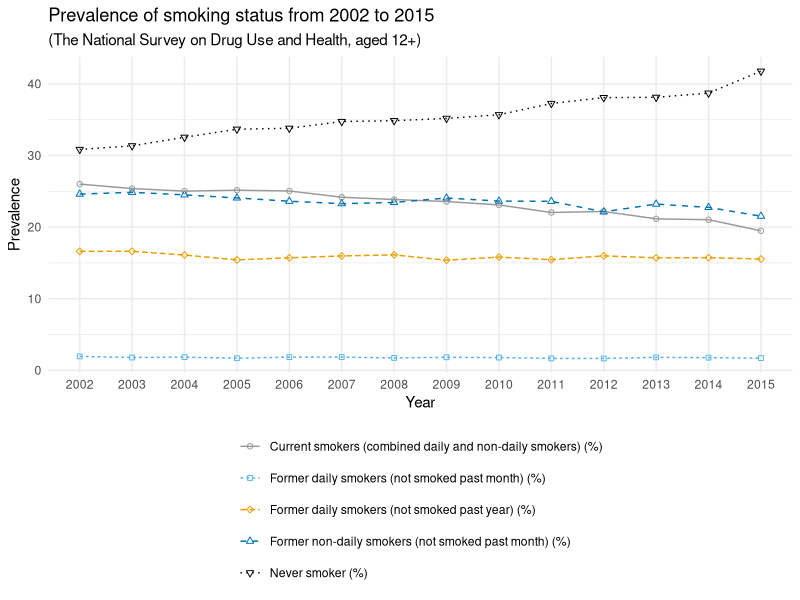
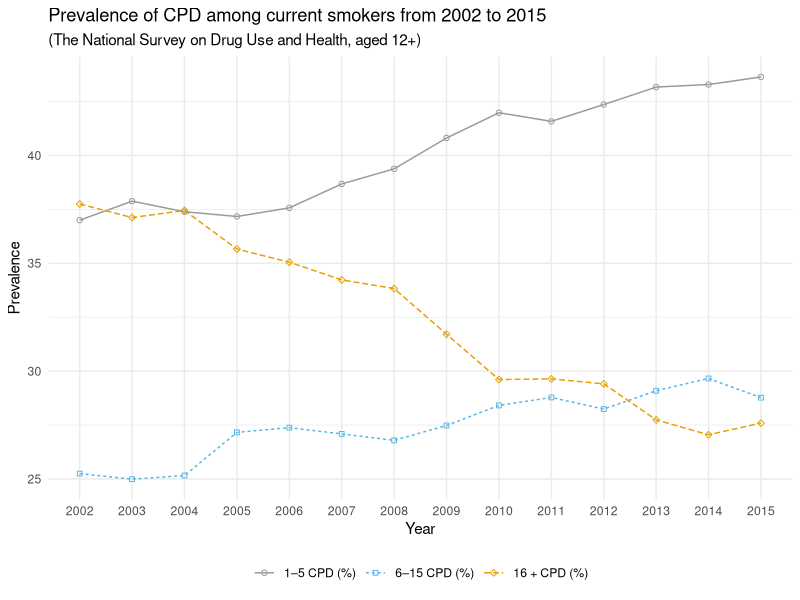
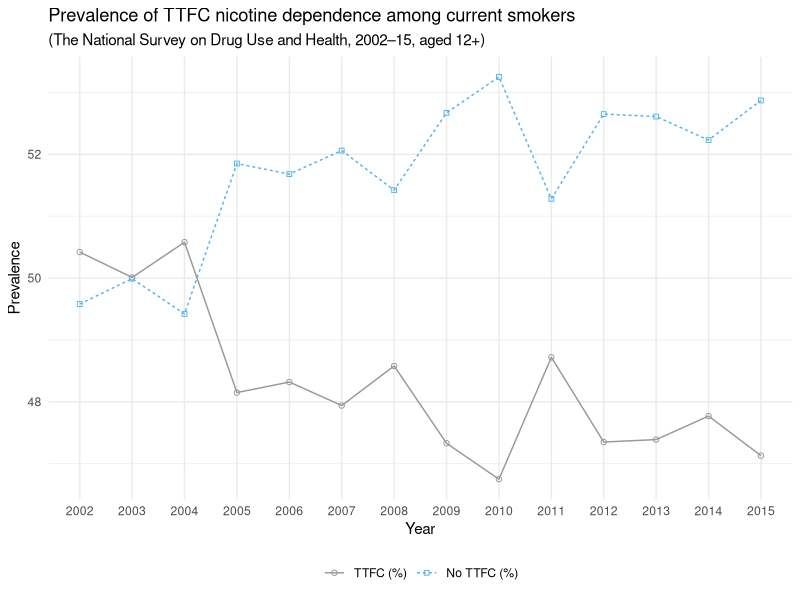
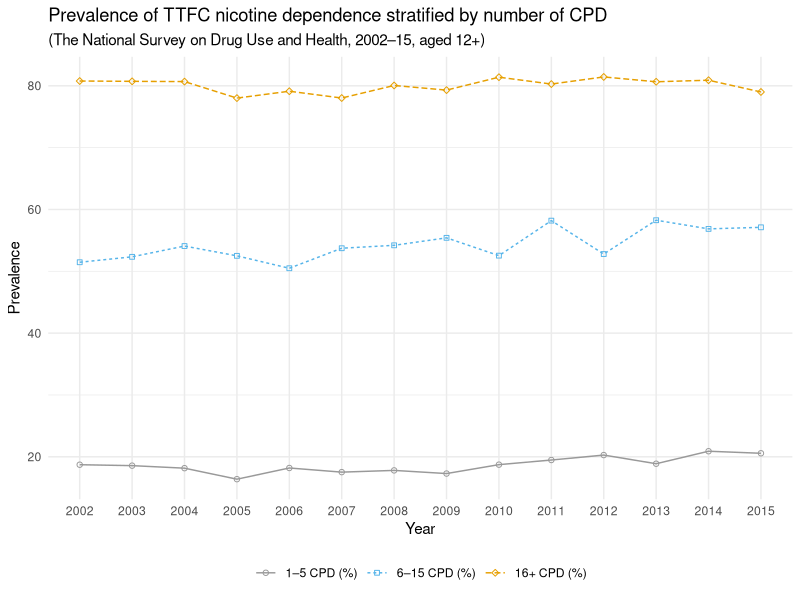

Generate these figures, in order, with R:
## ---- chunk 1
knitr::opts_chunk$set(fig.align = "center")
knitr::opts_chunk$set(results = "hold")
## ---- chunk 2
library(readr, warn.conflicts = FALSE)
library(tidyr, warn.conflicts = FALSE)
library(ggplot2, warn.conflicts = FALSE)
library(dplyr, warn.conflicts = FALSE)
## ---- chunk 3
table_1 <- read_csv("GoodwinTable1.csv", col_types = "cdddddddddddddd")
table_2 <- read_csv("GoodwinTable2.csv", col_types = "cdddddddddddddd")
table_3 <- read_csv("GoodwinTable3.csv", col_types = "cdddddddddddddd")
## ---- chunk 4
colors <- c("#999999", "#56B4E9", "#E69F00", "#0072B2", "#000000")
shapes <- c(21:25)
## ---- chunk 5
table_1 %>%
  gather("Year", "Prevalence", 2:15) %>%
  ggplot(aes(Year, Prevalence, color = `Smoking status`)) +
  geom_point(aes(shape = `Smoking status`)) +
  geom_line(aes(group = `Smoking status`, linetype = `Smoking status`)) +
  guides(color = guide_legend(ncol = 1)) +
  scale_color_manual(values = colors) +
  scale_shape_manual(values = shapes) +
  theme_minimal() +
  theme(legend.position = "bottom", legend.title = element_blank()) +
  ggtitle("Prevalence of smoking status from 2002 to 2015",
          subtitle = "(The National Survey on Drug Use and Health, aged 12+)")
## ---- chunk 6
table_2 %>%
  gather("Year", "Prevalence", 2:15) %>%
  mutate(CPD = factor(CPD, levels = unique(CPD))) %>%
  ggplot(aes(Year, Prevalence, color = CPD)) +
  geom_point(aes(shape = CPD)) +
  geom_line(aes(group = CPD, linetype = CPD)) +
  scale_color_manual(values = colors) +
  scale_shape_manual(values = shapes) +
  theme_minimal() +
  theme(legend.position = "bottom", legend.title = element_blank()) +
  ggtitle("Prevalence of CPD among current smokers from 2002 to 2015",
          subtitle = "(The National Survey on Drug Use and Health, aged 12+)")
## ---- chunk 7
subtitle <- "(The National Survey on Drug Use and Health, 2002–15, aged 12+)"

table_3 %>%
  gather("Year", "Prevalence", 2:15) %>%
  filter(`Current smokers` == "TTFC (%)" |
           `Current smokers` == "No TTFC (%)") %>%
  mutate(`Current smokers` = factor(`Current smokers`,
                                    levels = unique(`Current smokers`))) %>%
  ggplot(aes(Year, Prevalence, color = `Current smokers`)) +
  geom_point(aes(shape = `Current smokers`)) +
  geom_line(aes(group = `Current smokers`, linetype = `Current smokers`)) +
  scale_color_manual(values = colors) +
  scale_shape_manual(values = shapes) +
  theme_minimal() +
  theme(legend.position = "bottom", legend.title = element_blank()) +
  ggtitle("Prevalence of TTFC nicotine dependence among current smokers",
          subtitle = subtitle)
## ---- chunk 8
table_3 %>%
  gather("Year", "Prevalence", 2:15) %>%
  filter(`Current smokers` != "TTFC (%)" &
           `Current smokers` != "No TTFC (%)") %>%
  mutate(`Current smokers` = factor(`Current smokers`,
                                    levels = unique(`Current smokers`))) %>%
  ggplot(aes(Year, Prevalence, color = `Current smokers`)) +
  geom_point(aes(shape = `Current smokers`)) +
  geom_line(aes(group = `Current smokers`, linetype = `Current smokers`)) +
  scale_color_manual(values = colors) +
  scale_shape_manual(values = shapes) +
  theme_minimal() +
  theme(legend.position = "bottom", legend.title = element_blank()) +
  ggtitle("Prevalence of TTFC nicotine dependence stratified by number of CPD",
          subtitle = subtitle)
## ---- chunk 9
sessionInfo()
